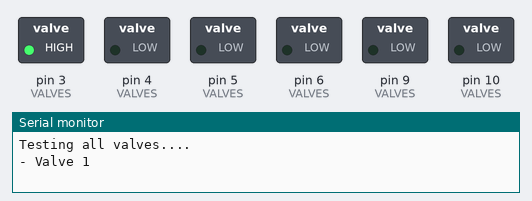
Bench run of a sketch on a simulated Arduino Uno, built with avr-gcc and run on an emulated ATmega328P. Shown: switched loads named in the sketch (green lamp = pin HIGH), the last lines printed to the serial monitor.

Above: at 0.5 s.
At 1.5 s:
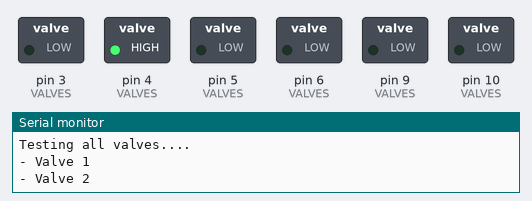
At 2.5 s:
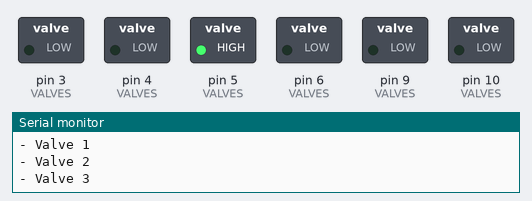
At 3.5 s:
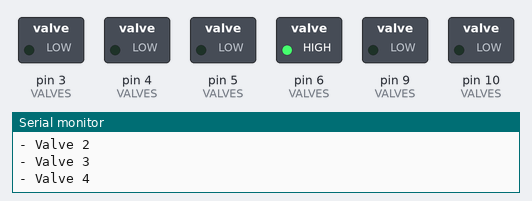
At 5.5 s:
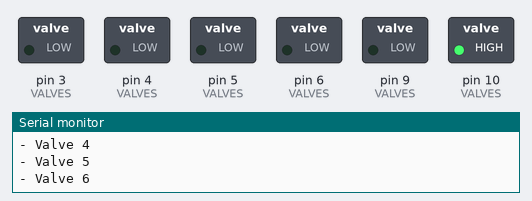
At 7.0 s:
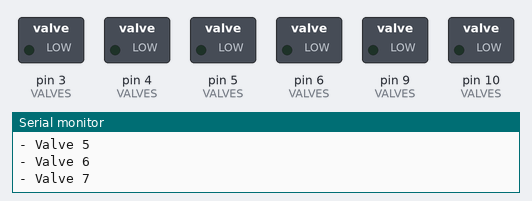
Timing chart, 0 to 10.4 s (numbered marks = the images above):
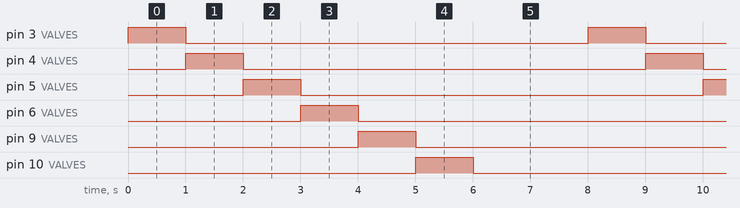

The sketch:

TeensyValveDriverExample.ino
```cpp
#include "ValveDriverPins.h"

void setup() {
	// start Serial
	Serial.begin(9600);

	// initialize all valve pins as outputs
	for (int v=0; v<NUM_VALVES; v++) {
		pinMode(VALVES[v], OUTPUT);
	}

	// initialize lick pins as inputs
	pinMode(LICK_1, INPUT);
	pinMode(LICK_2, INPUT);

	// initialize IO pins as inputs or outputs as desired...
	// pinMode(IO_1, OUTPUT);
	// pinMode(IO_2, INPUT);
}

void loop () {

	Serial.println("Testing all valves....");
	for (int v=0; v<NUM_VALVES; v++) {
		Serial.print("- Valve ");
		Serial.println(v+1);
		digitalWrite(VALVES[v], HIGH);
		delay(1000);
		digitalWrite(VALVES[v], LOW);
	}
	Serial.println("");

}
```

ValveDriverPins.h
```cpp
#ifndef _VALVE_DRIVER_PINS_
#define _VALVE_DRIVER_PINS_

const uint8_t VALVE_1 = 3;
const uint8_t VALVE_2 = 4;
const uint8_t VALVE_3 = 5;
const uint8_t VALVE_4 = 6;
const uint8_t VALVE_5 = 9;
const uint8_t VALVE_6 = 10;
const uint8_t VALVE_7 = 20;
const uint8_t VALVE_8 = 21;
const int NUM_VALVES = 8;
const uint8_t VALVES[NUM_VALVES] = {VALVE_1, VALVE_2, VALVE_3, VALVE_4, VALVE_5, VALVE_6, VALVE_7, VALVE_8};


const uint8_t IO_1 = 11;
const uint8_t IO_2 = 12;
const uint8_t IO_3 = 14;
const uint8_t IO_4 = 15;
const uint8_t IO_5 = 16;
const uint8_t IO_6 = 17;
const uint8_t IO_7 = 18;
const uint8_t IO_8 = 19;
const int NUM_IO_PINS = 8;
const uint8_t IO_PINS[NUM_IO_PINS] = {IO_1, IO_2, IO_3, IO_4, IO_5, IO_6, IO_7, IO_8};

const uint8_t LICK_1 = 8;
const uint8_t LICK_2 = 7;

#endif	// _VALVE_DRIVER_PINS_
```

Measured:
- by itself, pin 3 (VALVES), pin 4 (VALVES), pin 5 (VALVES), pin 6 (VALVES), pin 9 (VALVES), pin 10 (VALVES): alternates HIGH for 1.0 s and LOW for 7.0 s
- by itself, everything shown: repeats every 8.0 s, in 7 steps
